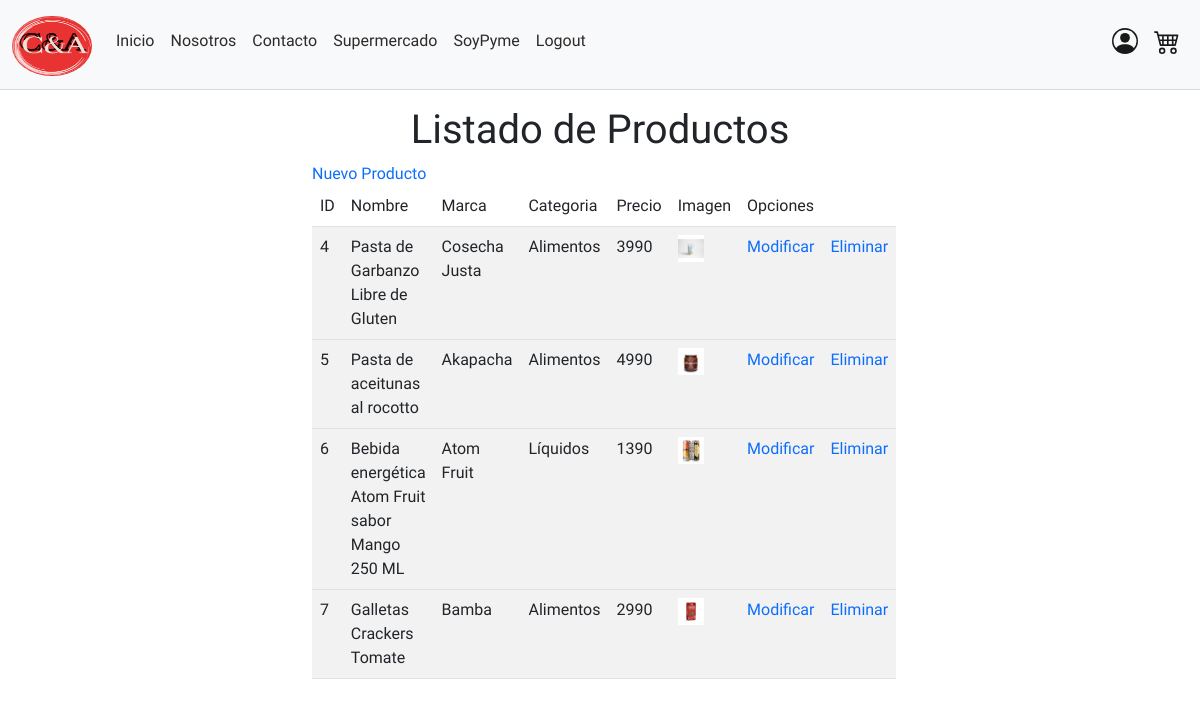
/listar (signed in), run on the app's committed database.
### core/models.py (models this page shows, shortened)
class Producto(models.Model):
    idProducto = models.AutoField(primary_key=True, verbose_name='ID Producto')
    nombreProducto = models.CharField(max_length=50, verbose_name='Nombre Producto')
    descripcionProducto = models.TextField(max_length=500, verbose_name='Descripcion Producto')
    categoriaProducto = models.ForeignKey(Categoria, on_delete=models.CASCADE)
    activoProducto = models.BooleanField(default=True, verbose_name='active')
    precioProducto = models.PositiveIntegerField(verbose_name= 'Precio Producto')
    imagenProducto = models.ImageField(upload_to='static/images/upload/')
    stockProducto = models.PositiveIntegerField(verbose_name= 'Stock Producto')
    pymeProducto = models.ForeignKey(EmpresaPyme, on_delete=models.CASCADE)

class EmpresaPyme (models.Model):
    CHILE = 'CHI'
    SANTANDER = 'SAN'
    SCOTIABANK = 'SCO'
    ESTADO = 'EST'
    FALABELLA = 'FAL'
    DESARROLLO = 'DES'
    BICE = 'BIC'
    CONSORCIO = 'CON'
    BCI = 'BCI'
    ITAU = 'ITA'
    SECURITY = 'SEC'
    CITIBANK = 'CIT'
    INTERNACIONAL = 'INT'
    CORRIENTE = 'COR'
    AHORRO = 'AHOR'
    BANCO_OPCIONES = [
        (CHILE, 'Banco de Chile'),
        (SANTANDER, 'Banco Santander-Santiago'),
        (SCOTIABANK, 'Banco Scotiabank'),
        (ESTADO, 'Banco del Estado de Chile'),
        (FALABELLA, 'Banco Falabella'),
        (DESARROLLO, 'Banco del Desarrollo'),
        (BICE, 'Banco Bice'),
        (CONSORCIO, 'Banco Consorcio'),
        (BCI, 'Banco de Credito e Inversiones'),
        (ITAU, 'Banco Itau'),
        (SECURITY, 'Banco Security'),
        (CITIBANK, 'Citibank N.A'),
        (INTERNACIONAL, 'Banco Internacional'),
    ]
    CUENTA_OPCIONES = [
        (CORRIENTE, 'Cuenta Corriente/Cuenta Vista'),
        (AHORRO, 'Cuenta Ahorro'),
    ]
    idPyme = models.AutoField(primary_key= True, verbose_name= 'ID Pyme')
    nombrePyme = models.CharField(max_length=50, verbose_name='Nombre Pyme')
    rutPyme = models.CharField(max_length= 12, verbose_name= 'Rut Pyme')
    bancoPyme = models.CharField(max_length= 4, choices = BANCO_OPCIONES, verbose_name= 'Banco Pyme')
    tipoCuentaPyme = models.CharField(max_length= 4, choices = CUENTA_OPCIONES, verbose_name= 'Tipo cuenta Banco Pyme')
    cuentaBancoPyme = models.CharField(max_length= 15, verbose_name= 'Cuenta Bancaria Pyme')
    correoPyme = models.EmailField(max_length=100, verbose_name='Email Pyme')
    def __str__(self) -> str:
        return self.nombrePyme

class Categoria(models.Model):
    idCategoria = models.AutoField(primary_key=True, verbose_name='ID Categoria')
    nombreCategoria = models.CharField(max_length=50, verbose_name='Nombre Categoria')
    def __str__(self) -> str:
        return self.nombreCategoria

### mantenedor/views.py (the view)
# urls.py: path('listar', views.listar, name="listar"),
@login_required
def listar (request):
    productos = Producto.objects.all()
    return render(request, 'listar.html', {'productos': productos})

### carrito/context_processor.py (called while the page is built)
def total_carrito(request):
    total = int(0)
    if "carrito" in request.session.keys():
        for key, value in request.session["carrito"].items():
            total += int(value["acumulado"])
    return {"total_carrito": total}

### mantenedor/templates/listar.html (shortened to what this page needs)
{% extends "base.html" %}
{% block content %}
<div class="text-center mt-3">
      <h1>Listado de Productos</h1>
    </div>
    <div class="container w-50 uso-completo">
      <div class="'row">
      <a href="{% url 'mantenedor:crear' %}">Nuevo Producto</a>
      <br>
        <table class="table table-striped">
          <thead>
            <tr>
              <td>ID</td>
              <td>Nombre</td>
              <td>Marca</td>
              <td>Categoria</td>
              <td>Precio</td>
              <td>Imagen</td>
              <td colspan="2">Opciones</td>
            </tr>
          </thead>
          {% for p in productos %}
          <tbody>
            <tr>
              <td>{{p.idProducto}}</td>
              <td>{{p.nombreProducto}}</td>
              <td>{{p.pymeProducto}}</td>
              <td>{{p.categoriaProducto}}</td>
              <td>{{p.precioProducto}}</td>
              <td><img src="{{p.imagenProducto}}" class="m-auto w-50" /></td>
             <td>
                <a href="{% url 'mantenedor:modificar' p.idProducto %}"
                  >Modificar</a
                >
              </td>
              <td>
                <a href="{% url 'mantenedor:eliminar' p.idProducto %}"
                  >Eliminar</a
                >
              </td>
            </tr>
          </tbody>
          {% endfor %}
        </table>
      </div>
{% endblock content %}

### static/css/main.css (style rules this page uses)
:root { --primario: #ca6a6a; --secundario: #ffffff; --terciario: #a18c8c; }
body { font-family: 'Source Sans Pro', sans-serif; }
a { text-decoration: none }

### data on the page
Producto: idProducto "4", nombreProducto "Pasta de Garbanzo Libre de Gluten", pymeProducto "Cosecha Justa", categoriaProducto "Alimentos", precioProducto "3990", imagenProducto (picture)
Producto: idProducto "5", nombreProducto "Pasta de aceitunas al rocotto", pymeProducto "Akapacha", categoriaProducto "Alimentos", precioProducto "4990", imagenProducto (picture)
Producto: idProducto "6", nombreProducto "Bebida energética Atom Fruit sabor Mango 250 ML", pymeProducto "Atom Fruit", categoriaProducto "Líquidos", precioProducto "1390", imagenProducto (picture)
Producto: idProducto "7", nombreProducto "Galletas Crackers Tomate", pymeProducto "Bamba", categoriaProducto "Alimentos", precioProducto "2990", imagenProducto (picture)
